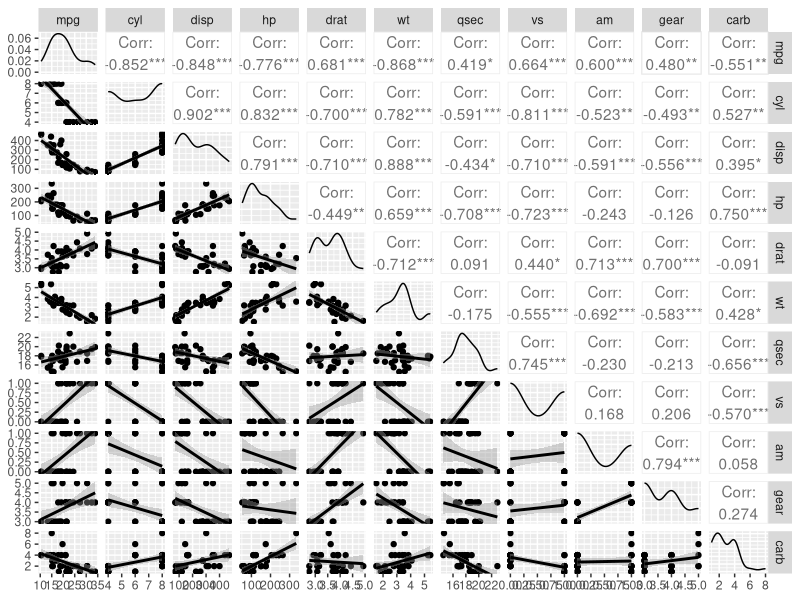
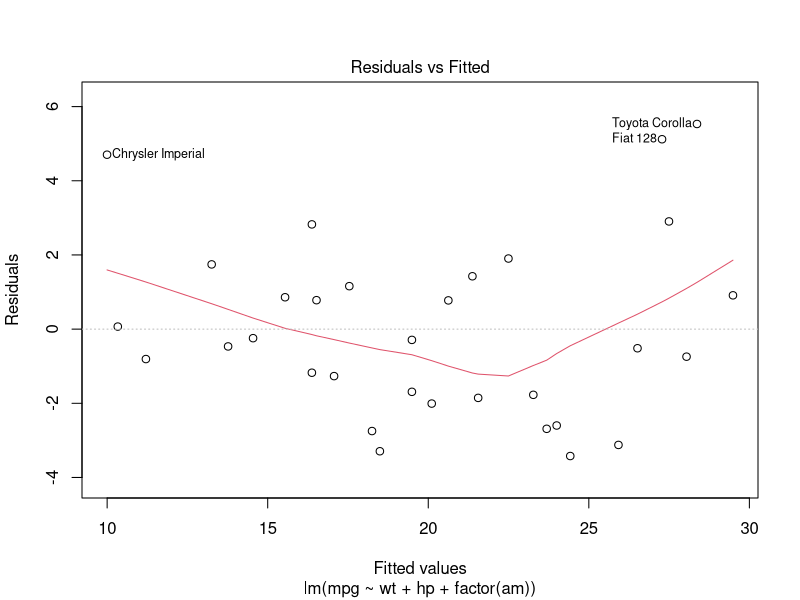
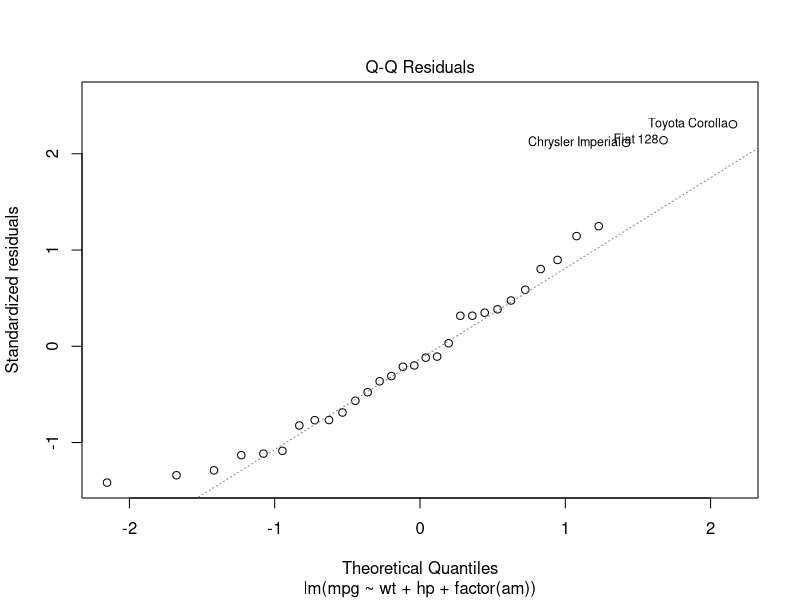
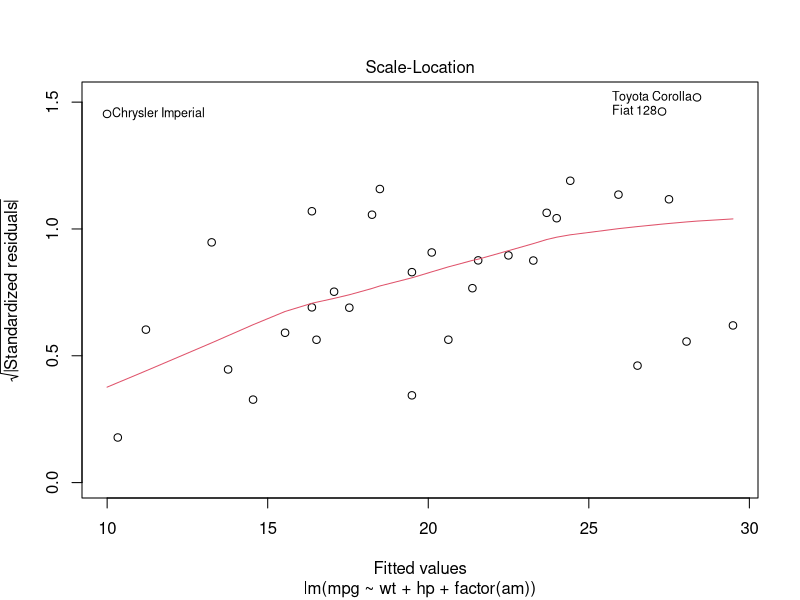
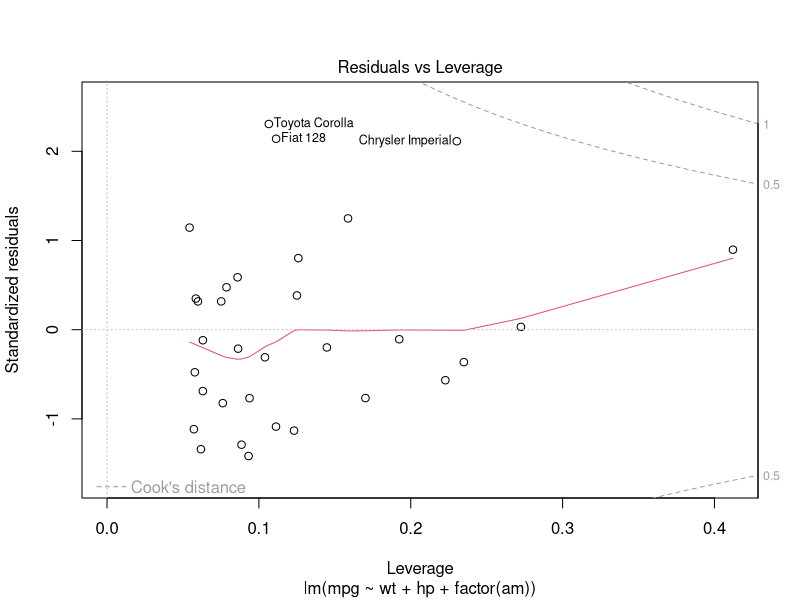

Write the R code that produced these figures, in order.
## ---- chunk 1
knitr::opts_chunk$set(echo = TRUE, cache = TRUE)
library(ggplot2)
library(GGally)
library(car)
## ---- chunk 2
data("mtcars")
df <- mtcars
## ---- chunk 3
fit <- lm(mpg ~ factor(cyl) + disp + hp + drat+ wt + qsec + factor(vs)
          + factor(am) + factor(gear) + carb, data = df)
summary(fit)$coef
## ---- chunk 4
fit1 <- lm(mpg ~ factor(am), data = df)
fit2 <- lm(mpg ~ factor(am) + wt, data = df)
fit2i <- lm(mpg ~ factor(am)*wt, data = df)
fit3 <- lm(mpg ~ wt + hp + factor(am), data = df)
fit3i <- lm(mpg ~ wt*hp + wt*factor(am), data = df)

summary(fit1)$coef
summary(fit2)$coef
summary(fit3)$coef

anova(fit1, fit2, fit3)
anova(fit1, fit2i, fit3i)
## ---- chunk 5
ggpairs(df, lower = list(continuous = "smooth"))

plot(fit3)
